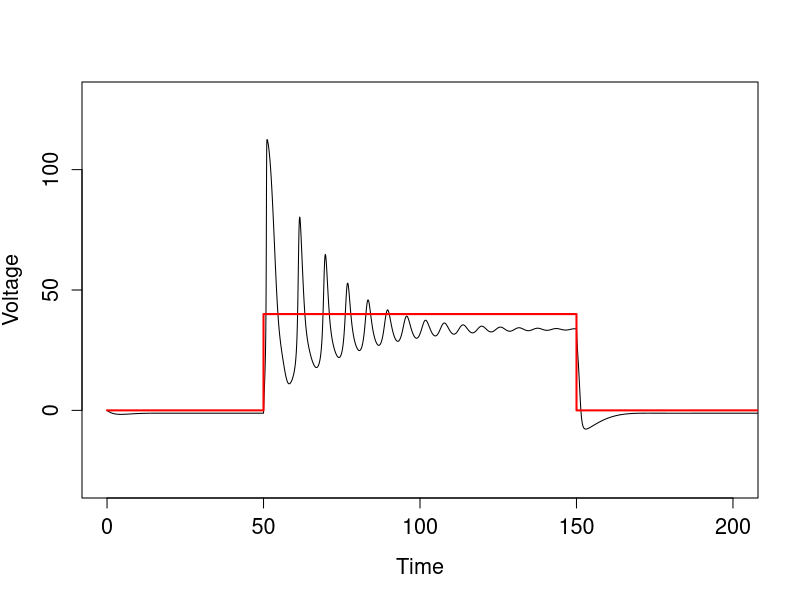

R code for this plot:
#HH Starter Program (R version) - Diseased version (variant F184C)

#Constants
eNa <- 115
gNa <- 120
eK  <- -12
gK  <- 36 * 0.15
eL  <- 10.6
gL <- 0.3
timeStep <- 0.01

#Rate functions
alphN <- function(v) 0.5 * 0.01 * (10 - (v + 27)) / (exp((10 - (v + 27)) / 10) - 1)
alphM <- function(v) 0.1  * (25 - v) / (exp((25 - v) / 10) - 1)
alphH <- function(v) 0.07 * exp(-v / 20)
betaN <- function(v) 0.125 * exp(-(v + 27) / 80)
betaM <- function(v) 4 * exp(-v / 18)
betaH <- function(v) 1 / (exp((30 - v) / 10) + 1)

#Currents
naCur <- function(v, m, h) gNa * m^3 * h * (v - eNa)
kCur  <- function(v, n)    gK  * n^4 * (v - eK)
lCur  <- function(v)       gL  * (v - eL)

naKLBuild <- function(v, n, m, h) {
  naCur(v, m, h) + kCur(v, n) + lCur(v)
}

dVolt <- function(inCur, v, n, m, h) {
  inCur - naKLBuild(v, n, m, h)
}

update <- function(old, deriv) old + deriv * timeStep
dGate  <- function(alpha, beta, x) alpha * (1 - x) - beta * x

currentBuild <- function(t, baseCurrent, curIn, curRandRange, startTime, endTime) {
  if (t < startTime || t > endTime) {
    baseCurrent
  } else {
    curIn + runif(1, -curRandRange, curRandRange)
  }
}

#Model
hhModel <- function(duration, baseCurrent, curIn, curRandRange, startTime, endTime) {
  steps <- round(duration / timeStep)
  time <- (0:steps) * timeStep
  volt <- numeric(steps + 1)
  current <- numeric(steps + 1)
  n <- numeric(steps + 1)
  m <- numeric(steps + 1)
  h <- numeric(steps + 1)
  
  n[1] <- alphN(0) / (alphN(0) + betaN(0))
  m[1] <- alphM(0) / (alphM(0) + betaM(0))
  h[1] <- alphH(0) / (alphH(0) + betaH(0))
  
  for (i in 1:steps) {
    v <- volt[i]
    current[i] <- currentBuild(time[i], baseCurrent, curIn, curRandRange, startTime, endTime)
    
    if (v == 0) {
      n[i + 1] <- alphN(v) / (alphN(v) + betaN(v))
      m[i + 1] <- alphM(v) / (alphM(v) + betaM(v))
      h[i + 1] <- alphH(v) / (alphH(v) + betaH(v))
    } else {
      n[i + 1] <- update(n[i], dGate(alphN(v), betaN(v), n[i]))
      m[i + 1] <- update(m[i], dGate(alphM(v), betaM(v), m[i]))
      h[i + 1] <- update(h[i], dGate(alphH(v), betaH(v), h[i]))
    }
    
    volt[i + 1] <- volt[i] + dVolt(current[i], v, n[i + 1], m[i + 1], h[i + 1]) * timeStep
  }
  current[steps + 1] <- current[steps]
  list(time = time, volt = volt, current = current)
}

#Plot
res <- hhModel(250, 0, 40, 0, 50, 150)

plot(res$time, res$volt, type = "l", col = "black",
     xlab = "Time", ylab = "Voltage",
     ylim = c(-30, 130), xlim = c(0, 200),
     cex.axis = 1.3, cex.lab = 1.3)
lines(res$time, res$current, col = "red", lwd = 2)
